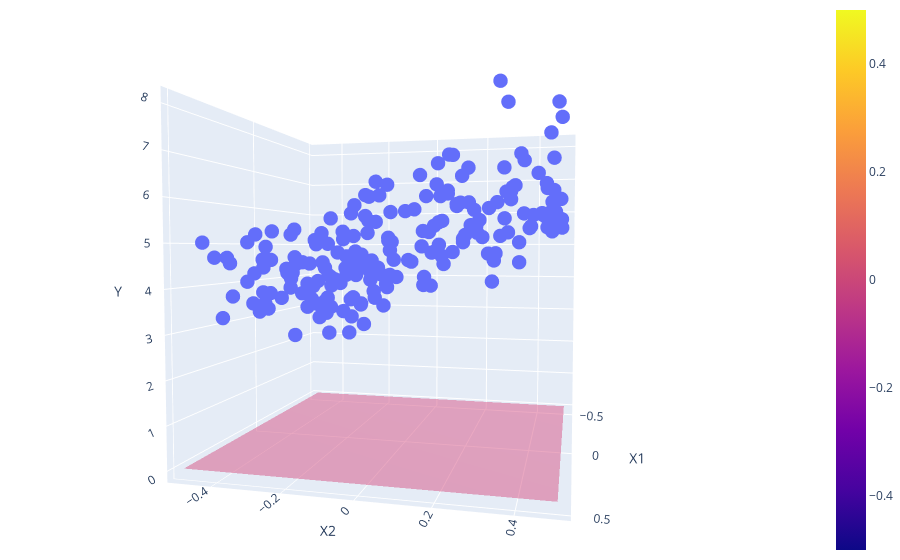

The notebook cell this image was saved under:
### Code cell
@interact(b0=(-10, 10, 0.5), b1=(-5, 5, 0.25), b2=(-5, 5, 0.25), residuals=False)
def _(b0, b1, b2, residuals):
    fig = px.scatter_3d(x=x1, y=x2, z=y)
    fig.update_layout(
        scene = dict(
            xaxis_title='X1',
            yaxis_title='X2',
            zaxis_title='Y'),
            margin=dict(l=0, r=0, b=0, t=0
        )
    )
    fig.update_traces(marker=dict(size=5))
    
    x1_grid, x2_grid = np.meshgrid(np.linspace(-0.5, 0.5, 100), np.linspace(-0.5, 0.5, 100))
    yhat = b0 + b1 * x1_grid + b2 * x2_grid
    fig.add_trace(
        go.Surface(x=x1_grid, y=x2_grid, z=yhat, opacity=0.5)
    )
    if residuals:
        for i in range(len(x1)):
            fig.add_trace(
                go.Scatter3d(x=[x1[i], x1[i]], y=[x2[i], x2[i]], z=[b0 + b1*x1[i] + b2*x2[i], y[i]], mode='lines', line=dict(color='black', width=2))
            )
    fig.update_layout(showlegend=False, scene_camera=dict(eye=dict(x=2.0, y=0.5, z=0.1)))
    fig.show()

### Figure 1 — Plotly figure (JSON) as saved in the notebook; plotly's stock layout.template omitted (floating-point values rounded to 4 significant figures; data arrays with more than 128 entries replaced by an {"elided": "..."} marker saying what was removed)
{"data": [{"hovertemplate": "x=%{x}<br>y=%{y}<br>z=%{z}<extra></extra>", "legendgroup": "", "marker": {"color": "#636efa", "size": 5, "symbol": "circle"}, "mode": "markers", "name": "", "scene": "scene", "showlegend": false, "type": "scatter3d", "x": {"elided": "200 float values"}, "y": {"elided": "200 float values"}, "z": {"elided": "200 float values"}}, {"opacity": 0.5, "type": "surface", "x": {"elided": "100x100 float values"}, "y": {"elided": "100x100 float values"}, "z": {"elided": "100x100 int values"}}], "layout": {"legend": {"tracegroupgap": 0}, "margin": {"b": 0, "l": 0, "r": 0, "t": 0}, "scene": {"camera": {"eye": {"x": 2, "y": 0.5, "z": 0.1}}, "domain": {"x": [0, 1], "y": [0, 1]}, "xaxis": {"title": {"text": "X1"}}, "yaxis": {"title": {"text": "X2"}}, "zaxis": {"title": {"text": "Y"}}}, "showlegend": false}}
